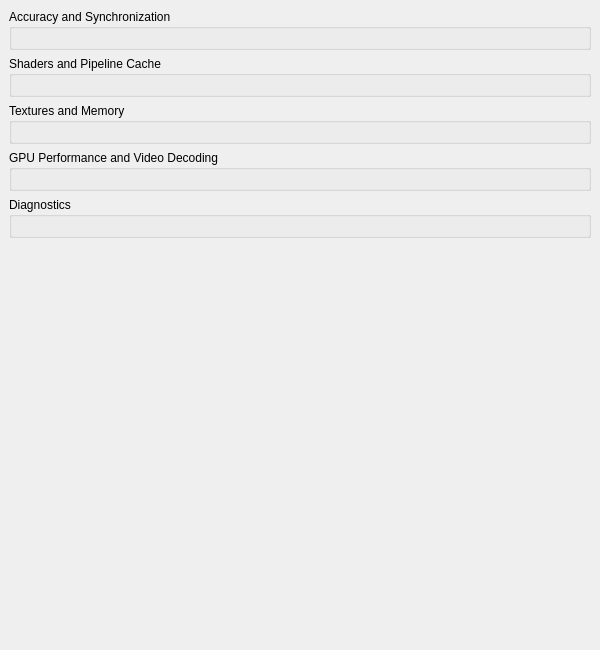
<?xml version="1.0" encoding="UTF-8"?>
<ui version="4.0">
 <class>ConfigureGraphicsAdvanced</class>
 <widget class="QWidget" name="ConfigureGraphicsAdvanced">
  <property name="geometry">
   <rect>
    <x>0</x>
    <y>0</y>
    <width>600</width>
    <height>650</height>
   </rect>
  </property>
  <property name="accessibleName">
   <string>Advanced</string>
  </property>
  <layout class="QVBoxLayout" name="page_layout">
   <property name="leftMargin">
    <number>0</number>
   </property>
   <property name="topMargin">
    <number>0</number>
   </property>
   <property name="rightMargin">
    <number>0</number>
   </property>
   <property name="bottomMargin">
    <number>0</number>
   </property>
   <item>
    <widget class="QScrollArea" name="scroll_area">
     <property name="frameShape">
      <enum>QFrame::NoFrame</enum>
     </property>
     <property name="widgetResizable">
      <bool>true</bool>
     </property>
     <widget class="QWidget" name="scroll_contents">
      <layout class="QVBoxLayout" name="contents_layout">
       <item>
        <widget class="QGroupBox" name="accuracy_group">
         <property name="title">
          <string>Accuracy and Synchronization</string>
         </property>
         <layout class="QVBoxLayout" name="accuracy_layout" />
        </widget>
       </item>
       <item>
        <widget class="QGroupBox" name="shaders_group">
         <property name="title">
          <string>Shaders and Pipeline Cache</string>
         </property>
         <layout class="QVBoxLayout" name="shaders_layout" />
        </widget>
       </item>
       <item>
        <widget class="QGroupBox" name="memory_group">
         <property name="title">
          <string>Textures and Memory</string>
         </property>
         <layout class="QVBoxLayout" name="memory_layout" />
        </widget>
       </item>
       <item>
        <widget class="QGroupBox" name="performance_group">
         <property name="title">
          <string>GPU Performance and Video Decoding</string>
         </property>
         <layout class="QVBoxLayout" name="performance_layout" />
        </widget>
       </item>
       <item>
        <widget class="QGroupBox" name="diagnostics_group">
         <property name="title">
          <string>Diagnostics</string>
         </property>
         <layout class="QVBoxLayout" name="diagnostics_layout" />
        </widget>
       </item>
       <item>
        <spacer name="vertical_spacer">
         <property name="orientation">
          <enum>Qt::Vertical</enum>
         </property>
         <property name="sizeHint" stdset="0">
          <size>
           <width>20</width>
           <height>40</height>
          </size>
         </property>
        </spacer>
       </item>
      </layout>
     </widget>
    </widget>
   </item>
  </layout>
 </widget>
 <resources />
 <connections />
</ui>
